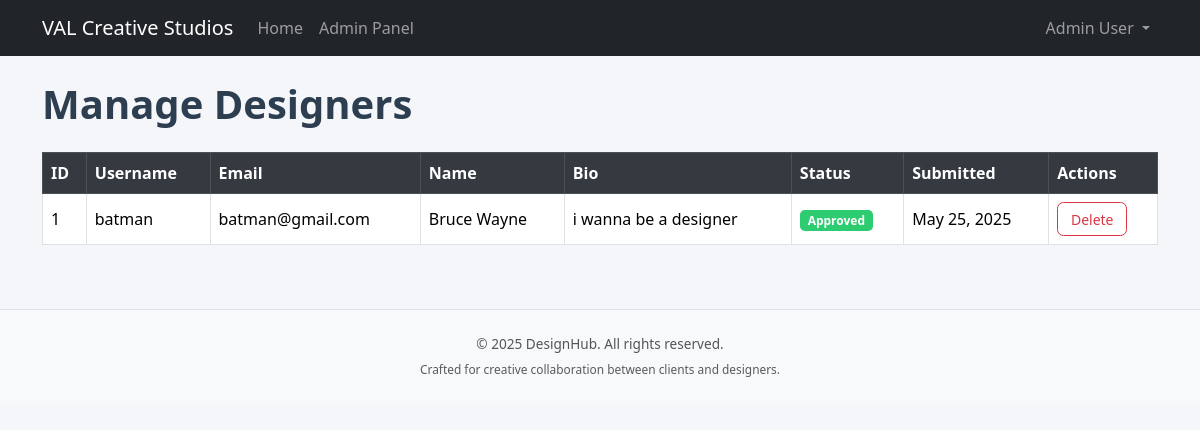
/admin/designers.php (signed in), run on the app's committed database.
### tables this page shows
CREATE TABLE `designers` (
  `id` int(11) NOT NULL,
  `user_id` int(11) NOT NULL,
  `approved` tinyint(1) DEFAULT 0,
  `bio` text DEFAULT NULL,
  `created_at` timestamp NOT NULL DEFAULT current_timestamp()
);

CREATE TABLE `users` (
  `id` int(11) NOT NULL,
  `username` varchar(50) NOT NULL,
  `email` varchar(100) NOT NULL,
  `password` varchar(255) NOT NULL,
  `first_name` varchar(50) NOT NULL,
  `last_name` varchar(50) NOT NULL,
  `birthday` date DEFAULT NULL,
  `role` enum('user','designer','admin') DEFAULT 'user',
  `status` enum('active','banned') DEFAULT 'active',
  `created_at` timestamp NOT NULL DEFAULT current_timestamp()
);

### includes/db.php (called while the page is built, shortened)
<?php
class Database {
    private $conn;
    public function __construct() {
        try {
            $this->conn = new PDO(
                "mysql:host=" . DB_SERVER . ";dbname=" . DB_NAME,
                DB_USERNAME,
                DB_PASSWORD
            );
            $this->conn->setAttribute(PDO::ATTR_ERRMODE, PDO::ERRMODE_EXCEPTION);
            $this->conn->setAttribute(PDO::ATTR_DEFAULT_FETCH_MODE, PDO::FETCH_ASSOC);
        } catch (PDOException $e) {
            die("ERROR: Could not connect. " . $e->getMessage());
        }
    }
    public function query($sql, $params = []) {
        $stmt = $this->conn->prepare($sql);
        $stmt->execute($params);
        return $stmt;
    }
    public function select($sql, $params = []) {
        $stmt = $this->query($sql, $params);
        return $stmt->fetchAll();
    }
}
$database = new Database();
?>

### includes/functions.php (called while the page is built, shortened)
<?php
require_once 'db.php';
function format_date($date) {
    return date('F j, Y', strtotime($date));
}
?>

### admin/designers.php (the view, shortened to what this page needs)
<?php
require_once '../includes/db.php';
require_once '../includes/functions.php';
$sql = "SELECT d.*, u.username, u.email, u.first_name, u.last_name
        FROM designers d
        JOIN users u ON d.user_id = u.id
        ORDER BY d.created_at DESC";
$designers = $database->select($sql);
include '../includes/header.php';
?>
<h1 class="mb-4">Manage Designers</h1>
<?php if (empty($designers)): ?>
    <div class="alert alert-info">No designers found.</div>
<?php else: ?>
    <div class="table-responsive">
        <table class="table table-bordered table-hover align-middle">
            <thead class="table-dark">
                <tr>
                    <th>ID</th>
                    <th>Username</th>
                    <th>Email</th>
                    <th>Name</th>
                    <th>Bio</th>
                    <th>Status</th>
                    <th>Submitted</th>
                    <th>Actions</th>
                </tr>
            </thead>
            <tbody>
                <?php foreach ($designers as $designer): ?>
                    <tr>
                        <td><?php echo $designer['id']; ?></td>
                        <td><?php echo htmlspecialchars($designer['username']); ?></td>
                        <td><?php echo htmlspecialchars($designer['email']); ?></td>
                        <td><?php echo htmlspecialchars($designer['first_name'] . ' ' . $designer['last_name']); ?></td>
                        <td><?php echo nl2br(htmlspecialchars($designer['bio'])); ?></td>
                        <td>
                            <?php if ($designer['approved']): ?>
                                <span class="badge bg-success">Approved</span>
                            <?php else: ?>
                                <span class="badge bg-warning text-dark">Pending</span>
                            <?php endif; ?>
                        </td>
                        <td><?php echo format_date($designer['created_at']); ?></td>
                        <td>
                            <?php if (!$designer['approved']): ?>
                                <a href="?action=approve&id=<?php echo $designer['id']; ?>" class="btn btn-sm btn-success">Approve</a>
                                <a href="?action=reject&id=<?php echo $designer['id']; ?>" class="btn btn-sm btn-outline-danger" onclick="return confirm('Rejecting will remove this designer. Continue?')">Reject</a>
                            <?php else: ?>
                                <a href="?action=delete&id=<?php echo $designer['id']; ?>" class="btn btn-sm btn-outline-danger" onclick="return confirm('Are you sure you want to delete this approved designer?')">Delete</a>
                            <?php endif; ?>
                        </td>
                    </tr>
                <?php endforeach; ?>
            </tbody>
        </table>
    </div>
<?php endif; ?>
<?php include '../includes/footer.php'; ?>

### assets/css/style.css (style rules this page uses)
:root { --primary: #4a6ed1; --secondary: #6c757d; --success: #2ecc71; --danger: #e74c3c; --warning: #f39c12; --info: #17a2b8; --light: #f8f9fa; --dark: #343a40; --accent: #5865f2; --bg: #f4f6f9; }
body { background-color: var(--bg); font-family: 'Segoe UI', Tahoma, Geneva, Verdana, sans-serif; color: #212529; margin: 0; padding-bottom: 60px; }
a { color: var(--primary); text-decoration: none; }
h1, h2, h3, h4, h5 { font-weight: 600; color: #2c3e50; }
.btn { font-weight: 500; padding: 0.5rem 1.1rem; border-radius: 0.4rem; transition: all 0.2s ease-in-out; }
.btn-sm { padding: 0.35rem 0.8rem; font-size: 0.875rem; }
.badge { padding: 0.4em 0.65em; font-size: 0.75rem; border-radius: 0.3rem; font-weight: 600; }
.badge.bg-success { background-color: var(--success) !important; }
.table thead th { background-color: var(--dark); color: #fff; font-weight: 600; }
.table td, .table th { vertical-align: middle; }

### data on the page
designers: id "1", user.username "batman", user.email "batman@gmail.com", user.last_name "Bruce Wayne", bio "i wanna be a designer", approved "Approved", created_at "May 25, 2025"

### other printed values
SITE_NAME "VAL Creative Studios"
$fullName "Admin User"
